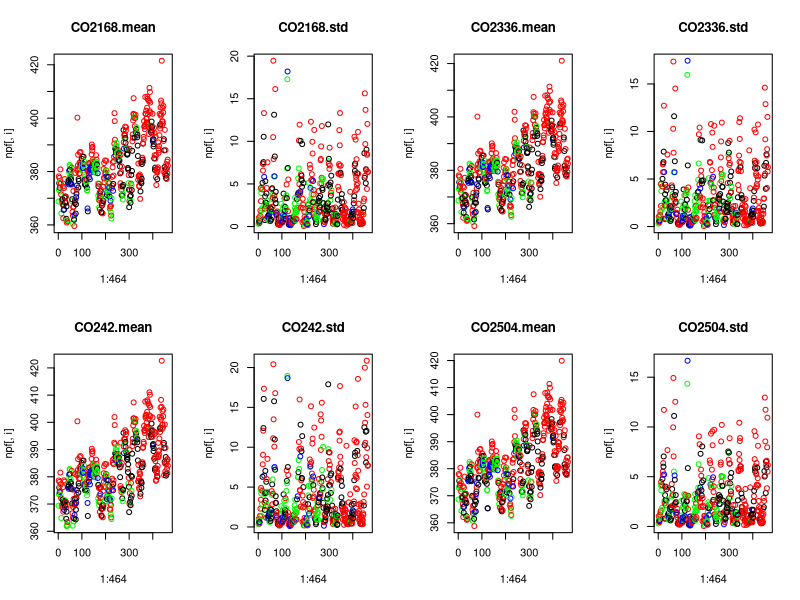
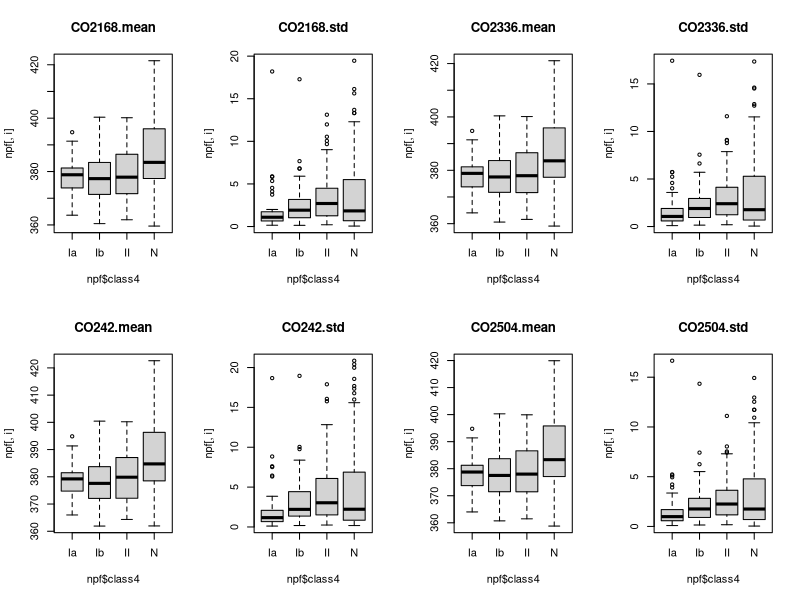
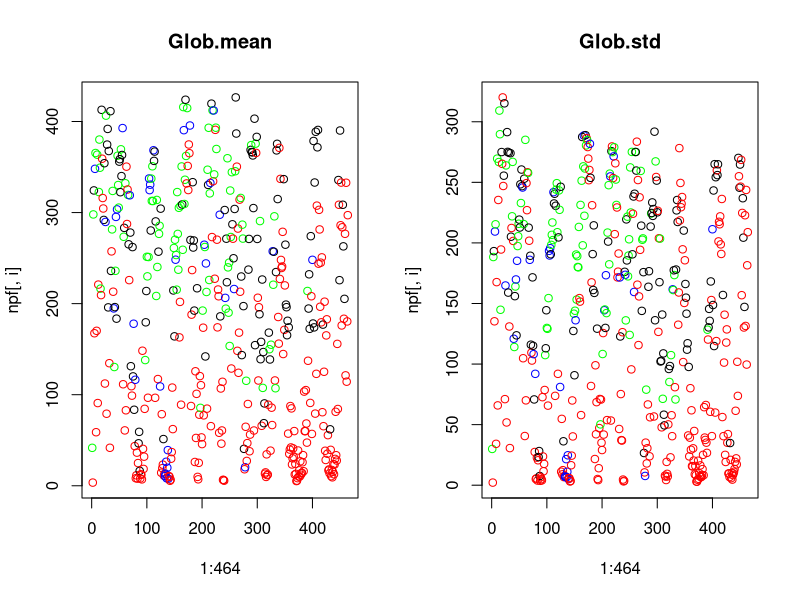
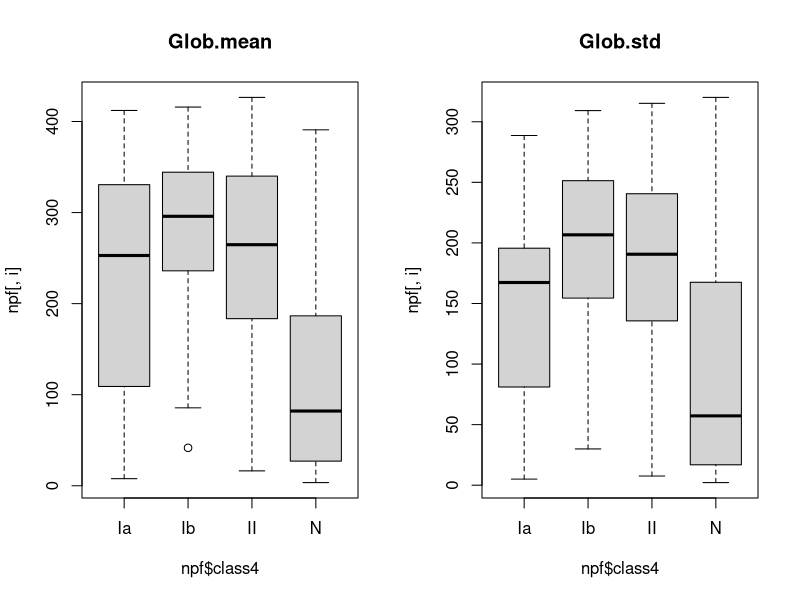
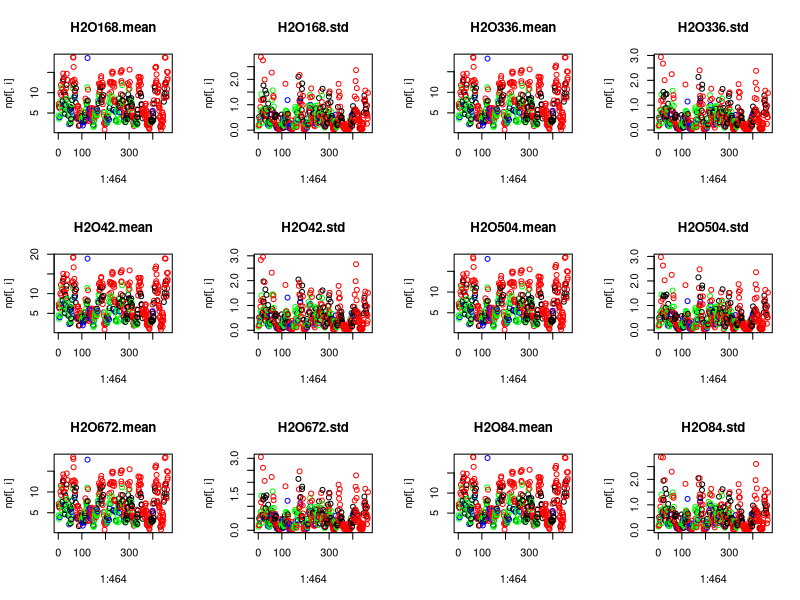
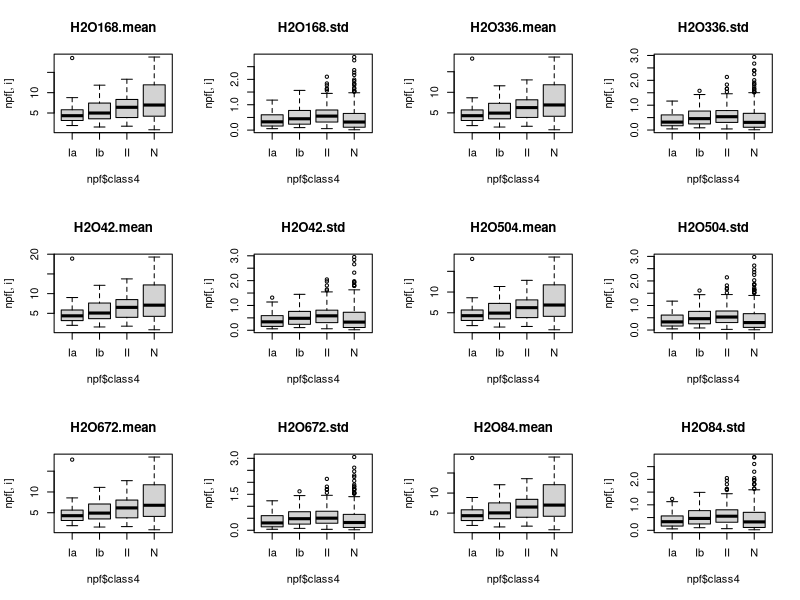
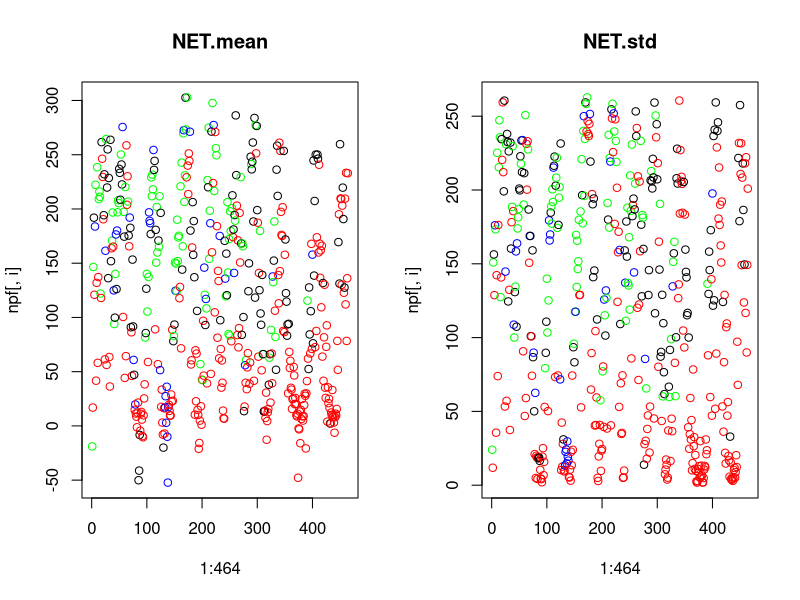
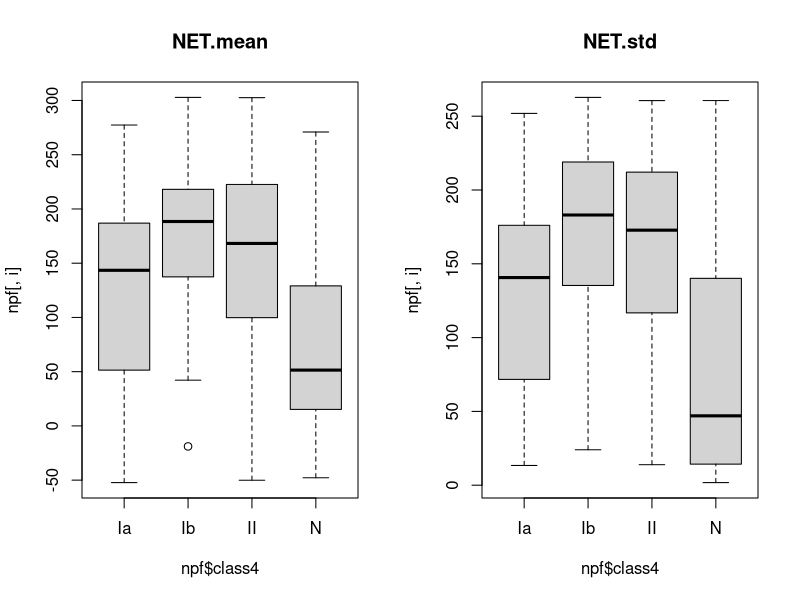

Generate these figures, in order, with R:
## ---- chunk 1
knitr::opts_chunk$set(echo = FALSE)
library(dplyr)
library(kableExtra)
## ---- chunk 2
npfOrig <- read.csv("npf_train.csv")
# Create class2
npfOrig$class2[npfOrig$class4 == "nonevent"] <- 0
npfOrig$class2[npfOrig$class4 != "nonevent"] <- 1
# Add date as row name
rownames(npfOrig) <- npfOrig[, "date"]
# Remove columns id, date, class4, partlybad
npfData <- npfOrig[, -(1:4)]
## ---- chunk 3
npf<-read.csv("npf_train.csv")
npf$class2<-npf$class4!="nonevent"
print(paste0("Relative amount of observations in class nonevent: ",mean(npf$class4=="nonevent")))
print(paste0("Relative amount of observations in class Ia: ",mean(npf$class4=="Ia")))
print(paste0("Relative amount of observations in class Ib: ",mean(npf$class4=="Ib")))
print(paste0("Relative amount of observations in class II: ",mean(npf$class4=="II")))
## ---- chunk 4
summary(npf)
## ---- chunk 5
rownames(npf)<-npf[,2]
npf<-npf[,-c(1,2,4)]
## ---- chunk 6
cols<-c()
for(i in 1:464){
  if(npf$class4[i]=="nonevent"){
    cols<-c(cols,"red")
  } else if (npf$class4[i]=="Ia"){
    cols<-c(cols,"blue")
  } else if (npf$class4[i]=="Ib"){
    cols<-c(cols,"green")
  } else {
    cols<-c(cols, "black")
  }
}
par(mfrow=c(2,4))
for(i in 2:9){
plot(1:464,npf[,i],col=cols,main = colnames(npf)[i])
}
for(i in 2:9){
  boxplot(npf[,i]~npf$class4,main = colnames(npf)[i],names=c("Ia","Ib","II","N"))
}
par(mfrow=c(1,2))
for(i in 10:11){
plot(1:464,npf[,i],col=cols,main=colnames(npf)[i])
}
for(i in 10:11){
  boxplot(npf[,i]~npf$class4,main = colnames(npf)[i],names=c("Ia","Ib","II","N"))
}
par(mfrow=c(3,4))
for(i in 12:23){
  plot(1:464,npf[,i],col=cols,main=colnames(npf)[i])
}
for(i in 12:23){
  boxplot(npf[,i]~npf$class4,main = colnames(npf)[i],names=c("Ia","Ib","II","N"))
}
par(mfrow=c(1,2))
for(i in 24:25){
  plot(1:464,npf[,i],col=cols,main=colnames(npf)[i])
}
for(i in 24:25){
  boxplot(npf[,i]~npf$class4,main = colnames(npf)[i],names=c("Ia","Ib","II","N"))
}
par(mfrow=c(3,4))
for(i in 26:37){
  plot(1:464,npf[,i],col=cols,main=colnames(npf)[i])
}
for(i in 26:37){
  boxplot(npf[,i]~npf$class4,main = colnames(npf)[i],names=c("Ia","Ib","II","N"))
}
par(mfrow=c(3,4))
for(i in 38:49){
  plot(1:464,npf[,i],col=cols,main=colnames(npf)[i])
}
for(i in 38:49){
  boxplot(npf[,i]~npf$class4,main = colnames(npf)[i],names=c("Ia","Ib","II","N"))
}
par(mfrow=c(2,5))
for(i in 50:59){
  plot(1:464,npf[,i],col=cols,main=colnames(npf)[i])
}
for(i in 50:59){
  boxplot(npf[,i]~npf$class4,main = colnames(npf)[i],names=c("Ia","Ib","II","N"))
}
par(mfrow=c(2,4))
for(i in 60:67){
  plot(1:464,npf[,i],col=cols,main=colnames(npf)[i])
}
for(i in 60:67){
  boxplot(npf[,i]~npf$class4,main = colnames(npf)[i],names=c("Ia","Ib","II","N"))
}
par(mfrow=c(3,4))
for(i in 68:79){
  plot(1:464,npf[,i],col=cols,main=colnames(npf)[i])
}
for(i in 68:79){
  boxplot(npf[,i]~npf$class4,main = colnames(npf)[i],names=c("Ia","Ib","II","N"))
}
par(mfrow=c(3,2))
for(i in 80:85){
  plot(1:464,npf[,i],col=cols,main=colnames(npf)[i])
}
for(i in 80:85){
  boxplot(npf[,i]~npf$class4,main = colnames(npf)[i],names=c("Ia","Ib","II","N"))
}
par(mfrow=c(2,5))
for(i in 86:95){
  plot(1:464,npf[,i],col=cols,main=colnames(npf)[i])
}
for(i in 86:95){
  boxplot(npf[,i]~npf$class4,main = colnames(npf)[i],names=c("Ia","Ib","II","N"))
}
par(mfrow=c(2,2))
for(i in 96:99){
  plot(1:464,npf[,i],col=cols,main=colnames(npf)[i])
}
for(i in 96:99){
  boxplot(npf[,i]~npf$class4,main = colnames(npf)[i],names=c("Ia","Ib","II","N"))
}
par(mfrow=c(1,2))
for(i in 100:101){
  plot(1:464,npf[,i],col=cols,main=colnames(npf)[i])
}
for(i in 100:101){
  boxplot(npf[,i]~npf$class4,main = colnames(npf)[i],names=c("Ia","Ib","II","N"))
}
## ---- chunk 7
cor(npf[,c(2:102)])[101,]
## ---- chunk 8
library(corrplot)
# Original correlations
cmData <- cor(npfData)
corrplot(cmData, order = "FPC", tl.cex = 0.3, tl.col = "black")
## ---- chunk 9
kable(cmData[startsWith(colnames(cmData), "H2O") & endsWith(colnames(cmData), ".mean"), 
             startsWith(colnames(cmData), "H2O")  & endsWith(colnames(cmData), ".mean")],
      caption = "Correlation (H20)") %>%
  kable_styling(latex_options = "HOLD_position")
## ---- chunk 10
# Select global and 16.8 m high values for correlation plot
npf168 <- data.frame(npfOrig[, (5:6)], npfOrig[, (13:16)], npfOrig[, (27:30)], 
                  npfOrig[, (41:42)], npfOrig[, (53:54)], npfOrig[, (63:72)],
                  npfOrig[, (83:88)], npfOrig[, (99:105)])
cm168 <- cor(npf168)
corrplot(cm168, order = "FPC", tl.cex = 0.5, tl.col = "black")
## ---- chunk 11
# Sample half of the data for training and testing sets
set.seed(42)
idx <- sample(nrow(npfData), nrow(npfData)/2)
npf_train <- npfData[idx, ]
npf_test <- npfData[-idx, ]
